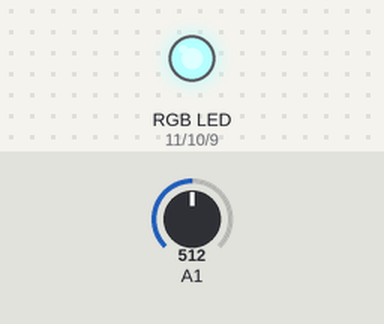
Simulated run of this sketch. Board: Arduino Uno, built with avr-gcc and run on an emulated ATmega328P. Shown: an RGB LED mixed from three pins (HIGH = lit). The inputs (shaded band) are chosen by the test bench; at power-on: A1 = 512.

Above: at 1.2 s.
1.3 s: A1 set to 306
At 2.58 s:
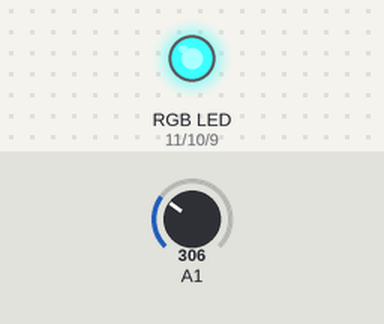
4.3 s: A1 set to 245
At 4.7 s:
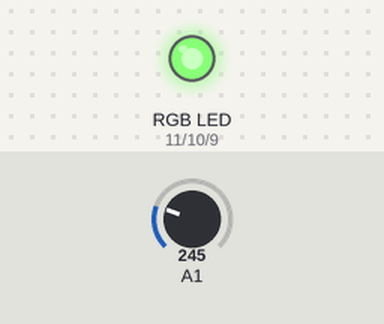
7.3 s: A1 set to 122
10.3 s: A1 set to 716
At 10.46 s:
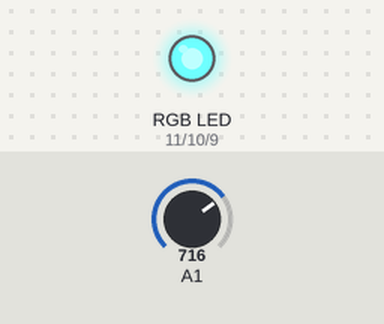
13.3 s: A1 set to 511
Timing chart, 0 to 55.8 s (numbered marks = the images above; inputs shaded):
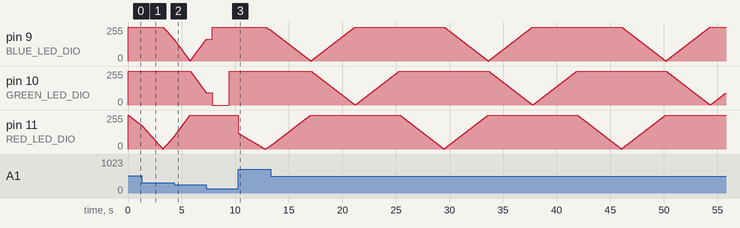

The sketch:

rgbled.ino
```cpp
#define BLUE_LED_DIO 9     /* Select the DIO for driving the BLUE LED */
#define RED_LED_DIO 11       /* Select the DIO for driving the RED LED */
#define GREEN_LED_DIO 10    /* Select the DIO for driving the GREEN LED */

int val;

/* Initialise serial and DIO */
void setup()
{
  /* Configure the DIO pins used by the analogWrite PWM function  */
  pinMode(BLUE_LED_DIO, OUTPUT);
  pinMode(RED_LED_DIO, OUTPUT);
  pinMode(GREEN_LED_DIO, OUTPUT);
  analogWrite(BLUE_LED_DIO, 255);
  analogWrite(RED_LED_DIO, 255);
  analogWrite(GREEN_LED_DIO, 255);
}

/* Main program loop */
void loop()
{
  int k;
/*
    analogWrite(9, 255);
    analogWrite(10, 255);
    analogWrite(11, 0);
    digitalWrite(13,HIGH);
  delay(1000);

    analogWrite(9, 255);
    analogWrite(10, 255);
    analogWrite(11, 255);
    digitalWrite(13,LOW);
  delay(1000);
*/

  val = analogRead(1);            // reads the value of the potentiometer (value between 0 and 1023)
  val = map(val, 0, 1023, 3, 30);     // scale it to use it with the servo (value between 0 and 180)

  for (k = 0; k <=255; k++)
  {
  val = analogRead(1);            // reads the value of the potentiometer (value between 0 and 1023)
  val = map(val, 0, 1023, 3, 30);     // scale it to use it with the servo (value between 0 and 180)
    analogWrite(RED_LED_DIO, 255-k);
    delay(val);
  }

  for (k = 0; k <=255; k++)
  {
  val = analogRead(1);            // reads the value of the potentiometer (value between 0 and 1023)
  val = map(val, 0, 1023, 3, 30);     // scale it to use it with the servo (value between 0 and 180)
    analogWrite(RED_LED_DIO, k);
    analogWrite(BLUE_LED_DIO, 255-k);
    delay(val);
  }


  for (k = 0; k <=255; k++)
  {
  val = analogRead(1);            // reads the value of the potentiometer (value between 0 and 1023)
  val = map(val, 0, 1023, 3, 30);     // scale it to use it with the servo (value between 0 and 180)
    analogWrite(BLUE_LED_DIO, k);
    analogWrite(GREEN_LED_DIO, 255-k);
    delay(val);
  }

  for (k = 0; k <=255; k++)
  {
  val = analogRead(1);            // reads the value of the potentiometer (value between 0 and 1023)
  val = map(val, 0, 1023, 3, 30);     // scale it to use it with the servo (value between 0 and 180)
    analogWrite(GREEN_LED_DIO, k);
    delay(val);
  }
}
```

Measured:
- after the input at 10.3 s, pin 10 (GREEN_LED_DIO): stays 255/255 (without the input it goes to 145/255 after 3.0 s)
